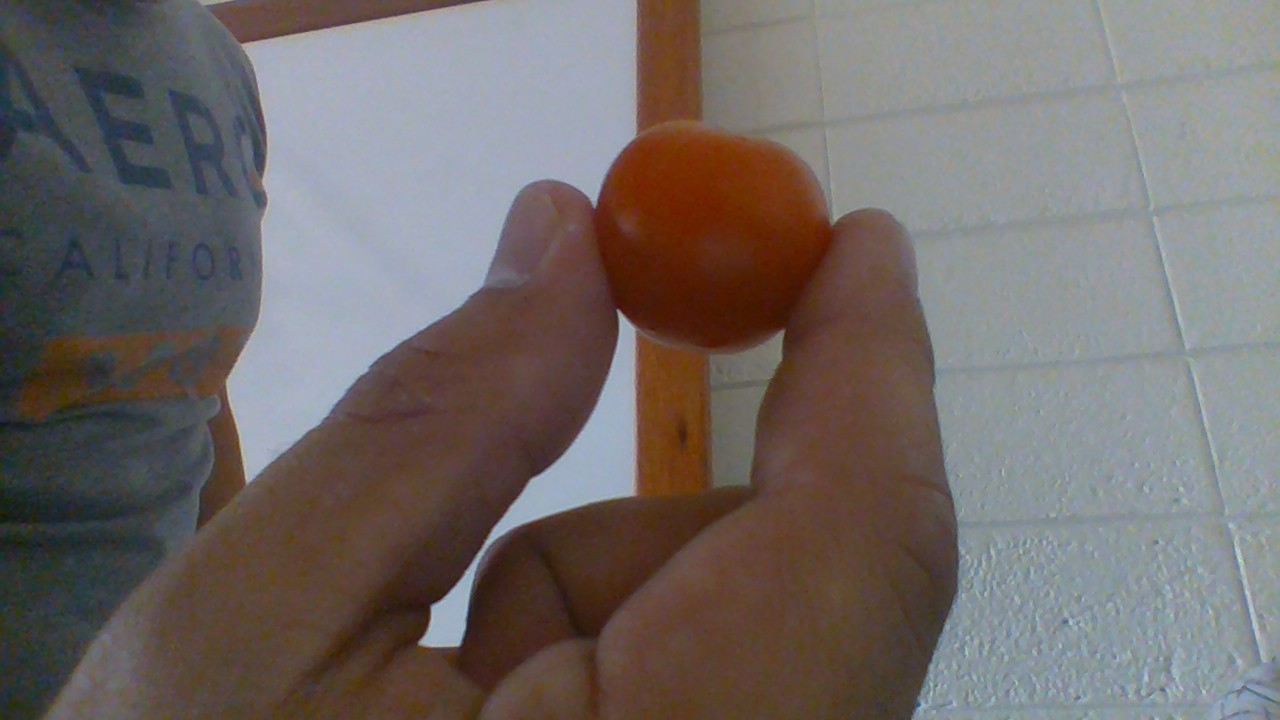
#> input picture imgtomates/cherry.jpg, 1280 x 720 px; its folder holds only this picture in this run
$ python -i tratamientoDeDatos.py   (imports and definitions only)   (Python 2 division)   (older library calls are emulated)
#> lines starting #> are read from the running program, lines starting #| are printed output that depends on the picture
from __future__ import division
import os
import cv2
import numpy as np
from PIL import Image
from os import listdir

# [23 lines left out: functions datosDeEntrenamiento, datosDeEntrenamiento2, encontar_contorno, not called in this run]

"""
    con los datos encontrados de la imagen en su controno
    se cacula las dimensiones del cuadrdo y su hubicacion
"""

# [10 lines left out: function contorno_rectangulo, not called in this run]

"""
    Trata la imagen para poder encontrar el cuadrado
"""
def ecnontrar_tomate(imagen):
    imagen2 = imagen.copy()
    imagen3 = imagen.copy()
    imagen2 = cv2.cvtColor(imagen2, cv2.COLOR_BGR2HSV)
    max_dimension = max(imagen2.shape)
    scale = 700/max_dimension
    imagen2 = cv2.resize(imagen2, None, fx=scale, fy=scale)
    imagen3 = cv2.resize(imagen3, None, fx=scale, fy=scale)
    imagen_azul = cv2.GaussianBlur(imagen2, (7, 7), 0)
    min_rojo = np.array([0, 100, 80])
    max_rojo = np.array([10, 256, 256])

    mascara1 = cv2.inRange(imagen_azul, min_rojo, max_rojo)
    min_rojo2 = np.array([170, 100, 80])
    max_rojo2 = np.array([180, 256, 256])

    mascara2 = cv2.inRange(imagen_azul, min_rojo2, max_rojo2)
    mascara = mascara1 + mascara2
    kernel = cv2.getStructuringElement(cv2.MORPH_ELLIPSE, (15, 15))
    mascara_cerrada = cv2.morphologyEx(mascara, cv2.MORPH_CLOSE, kernel)
    mascara_limpia = cv2.morphologyEx(mascara_cerrada, cv2.MORPH_OPEN, kernel)

    contorno_tomate_gramde, mascara_tomate = encontar_contorno(mascara_limpia)

    rectangulo_tomate = contorno_rectangulo(imagen3, contorno_tomate_gramde)
    #rectangulo_tomate = cv2.resize(rectangulo_tomate, (100, 50))
    # recortar(rectangulo_tomate)
    return rectangulo_tomate

# [25 lines left out: function sacar_pixels, not called in this run]

# [10 lines not run here, left out]

>>> import cv2
>>> picture = cv2.imread('../imgtomates/cherry.jpg', cv2.IMREAD_GRAYSCALE)
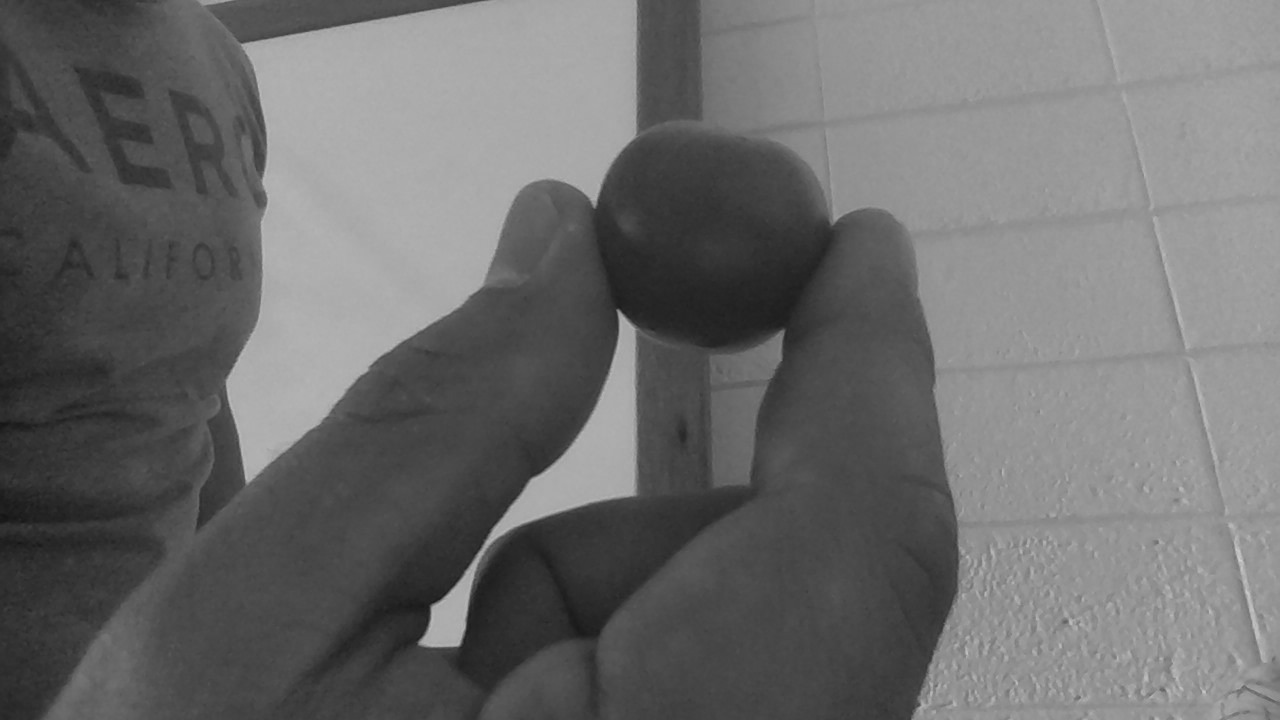
#> picture: shape (720, 1280); min 21, max 208, mean 107.9
#> (the run stopped early here; a loop or call above may not have finished)

$ run again, on imgtomates/maduro.jpg
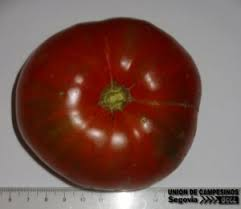
#> input picture imgtomates/maduro.jpg, 241 x 209 px
#> `picture = cv2.imread('../imgtomates/cherry.jpg', cv2.IMREAD_GRAYSCALE)`:
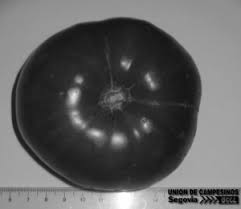
#> picture: shape (209, 241); min 0, max 255, mean 96.7
